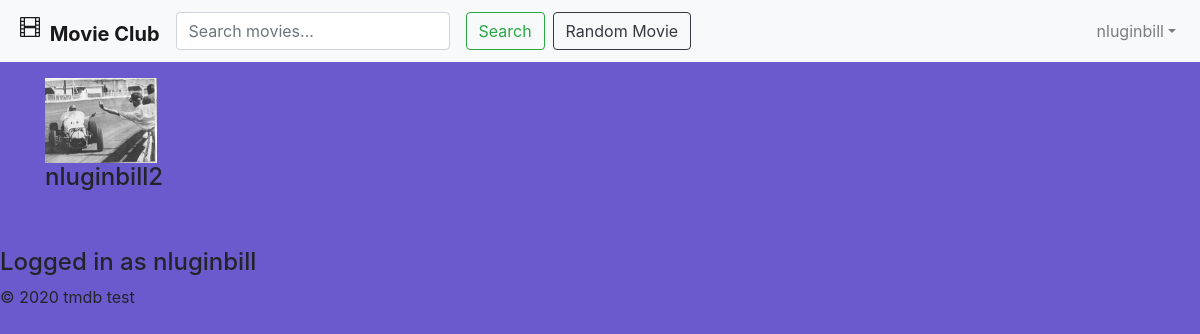
/index.php?action=showProfile&profileUser=nluginbill2 (signed in), run on the app's committed database.
### tables this page shows
CREATE TABLE `users` (
  `userID` int(11) NOT NULL,
  `email` varchar(128) NOT NULL,
  `username` varchar(128) NOT NULL,
  `password` varchar(256) NOT NULL,
  `proPic` varchar(256) NOT NULL
);

### model/userDB.php (called while the page is built, shortened)
<?php
class UserDB {
    public static function getUserByUserName($username) {
        $db = Database::getDB();
        $query = 'SELECT * FROM Users
                  WHERE username = :username';
        $statement = $db->prepare($query);
        $statement->bindValue(":username", $username);
        $statement->execute();
        $row = $statement->fetch(PDO::FETCH_ASSOC);
        $user = new User($row['email'], $row['username'], '', $row['proPic']);
        $user->setUserID($row['userID']);
        return $user;
    }
}

### model/user.php (called while the page is built, shortened)
<?php
class User {
    private $userID, $email, $username, $password, $proPic;
    function __construct($email, $username, $password, $proPic) {
        $this->username = $username;
        $this->proPic = $proPic;
    }
    function getProPic() {
        return $this->proPic;
    }
    public function getUsername() {
        return $this->username;
    }
}

### account/profile.php (the view)
<?php include 'view/header.php'; ?>
<div class="container">
    <div class="row">
        <div class="col-sm">
            <img class="mt-3" src="<?php echo Middleware::xecho($profileUser->getProPic()); ?>" style="width: 7rem">
            <h4><?php echo Middleware::xecho($profileUser->getUsername()); ?></h4>
        </div>
    </div>
</div>
<?php include 'view/footer.php'; ?>

### view/header.php (shortened to what this page needs)
<!DOCTYPE html>
<html>
    <head>
        <link rel="stylesheet" href="https://maxcdn.bootstrapcdn.com/bootstrap/4.0.0/css/bootstrap.min.css">
        <link rel="stylesheet" href="./main.css">
    </head>
    <body>
        <nav class="navbar navbar-expand-lg navbar-light bg-light">
            <div class="collapse navbar-collapse" id="navbarToggler">
                <a class="navbar-brand" href="index.php?action=main">
                    <b>Movie Club</b>
                </a>
                <form class="form-inline" method="post" action="index.php">
                    <input class="form-control mr-sm-2" type="search" placeholder="Search movies..." aria-label="Search" name="search">
                    <button class="btn btn-outline-success m-2 my-sm-0" type="submit">Search</button>
                    <a href="index.php?action=rater"><button type="button" class="btn btn-outline-dark my-2 my-sm-0">Random Movie</button></a>
                </form>
            </div>
            <?php if ($_SESSION['loginUser'] === 'defaultUser') { ?>
                <ul class="nav navbar-nav ml-auto mt-2 mt-lg-0">
                    <li class="nav-item active p-3">
                        <a class="navlink" href="index.php?action=login">Log In</a>
                    </li>
                    <li class="nav-item p-3">
                        <a class="navlink" href="index.php?action=register">Register</a>
                    </li>
                </ul>
            <?php } else { ?>
                <ul class="navbar-nav">
                    <li class="nav-item dropdown">
                        <a class="nav-link dropdown-toggle" href="#" id="navbarDropdown"
                           role="button" data-toggle="dropdown" aria-haspopup="true" aria-expanded="false"><?php echo $user->getUsername() ?></a>
                    </li>
                </ul>
            <?php } ?>
        </nav>

### model/middleware.php
<?php
class Middleware {
    public static function xssafe($data, $encoding = 'UTF-8') {
        return htmlspecialchars($data, ENT_QUOTES | ENT_HTML401, $encoding);
    }
    public static function xecho($data) {
        echo self::xssafe($data);
    }
}

### view/footer.php (shortened to what this page needs)
<footer class="mt-5">
    <?php if ($_SESSION['loginUser'] !== 'defaultUser') { ?>
        <h4>Logged in as <?php echo $user->getUsername(); ?></h4>
    <?php } ?>
    <p class="copyright">
        &copy; <?php echo date("Y"); ?> tmdb test
    </p>
</footer>
</body>
</html>

### main.css (style rules this page uses)
body, html { height: 100%; }
body { background-color: slateblue; }

### data on the page
users: username "nluginbill"
users: proPic (picture), username "nluginbill2"
